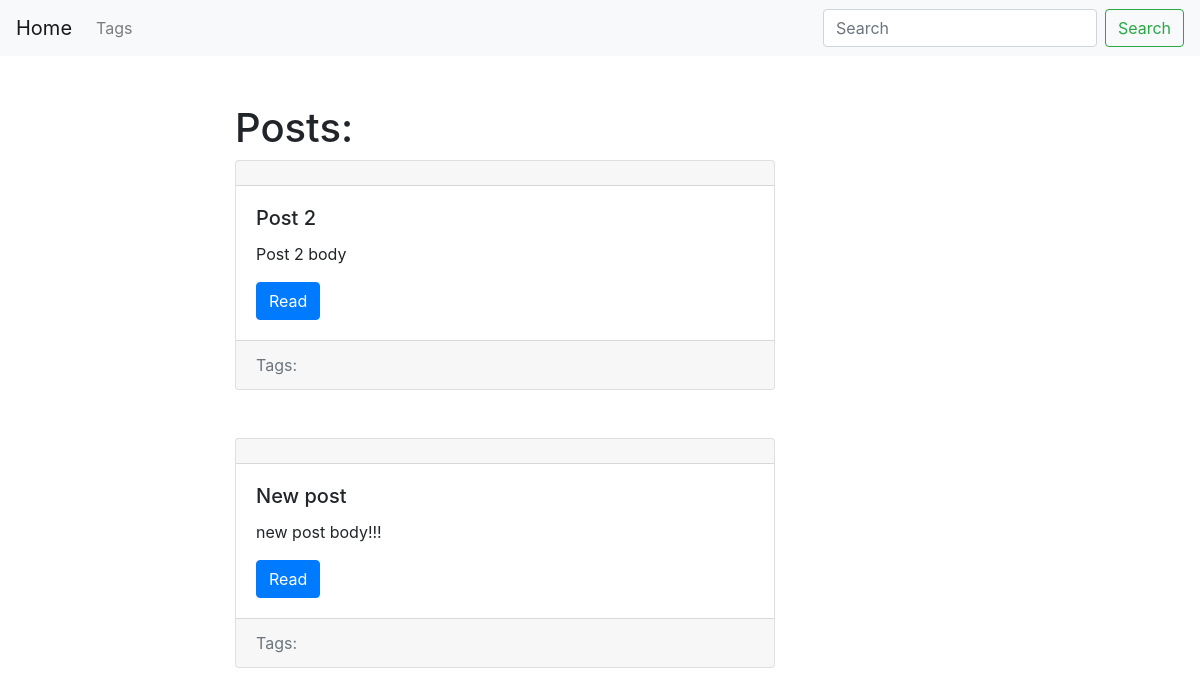
The page /blog/ on the database as committed earlier.
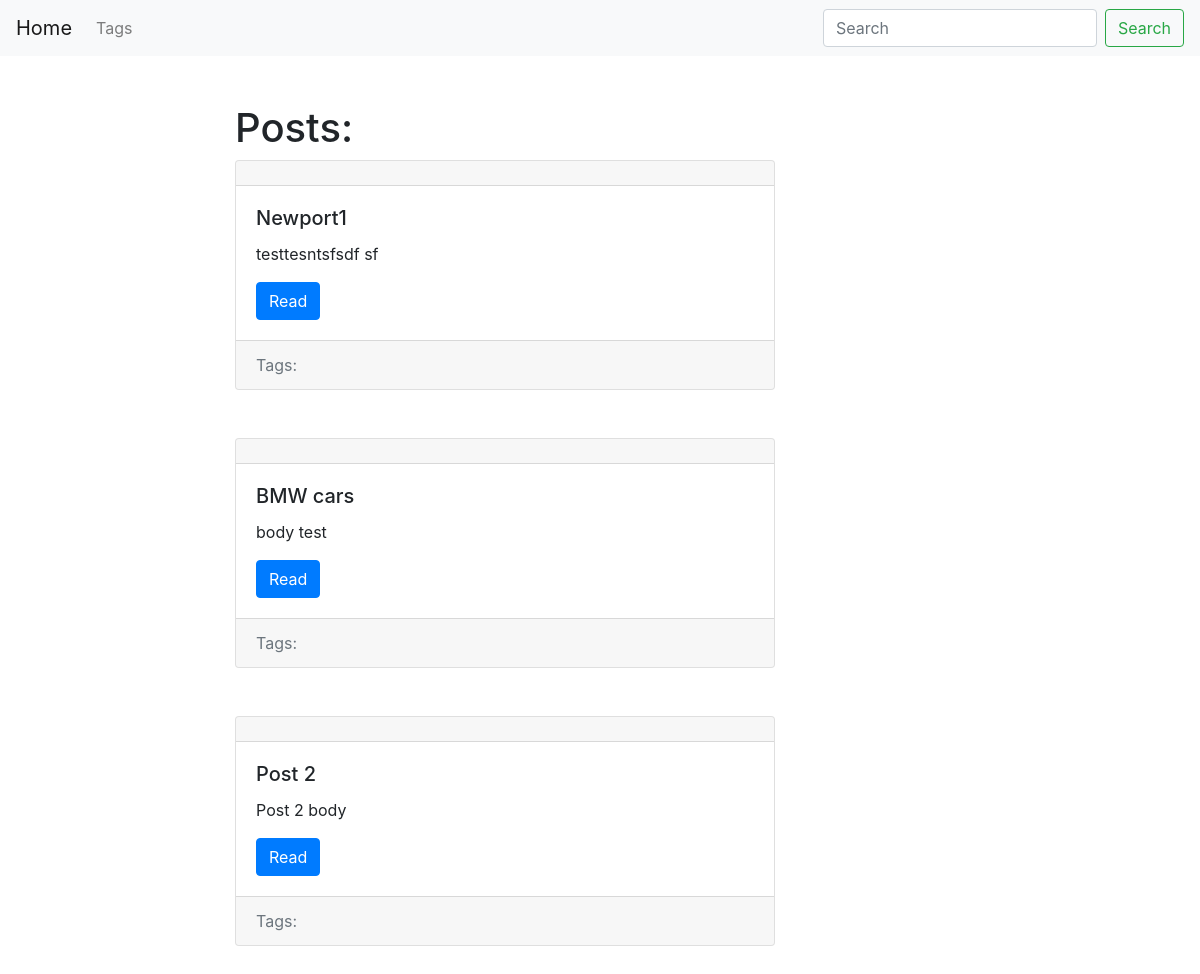
The same page on the database as committed later.
### blog/models.py (models this page shows, shortened)
class Post(models.Model):
    title = models.CharField(max_length=150, db_index=True)
    slug = models.SlugField(max_length=150, unique=True, blank=True)
    body = models.TextField(blank=True, db_index=True)
    datepub = models.DateTimeField(auto_now_add=True)
    tags = models.ManyToManyField('Tag', blank=True, related_name='posts')
    def get_absolute_url(self):
        return reverse('current_post_url', kwargs={'slug' : self.slug})
    class Meta:
        ordering = ['-datepub']

### blog/views.py (the view)
# urls.py: path('', posts_list, name='posts_list_url'),
def posts_list(request):
    search_query = request.GET.get('search', )
    if search_query:
        posts = Post.objects.filter(Q(title__icontains=search_query) | Q(body__icontains=search_query))
    else:
        posts = Post.objects.all()
    paginator = Paginator(posts, 3)
    page_number = request.GET.get('page', 1)
    page = paginator.get_page(page_number)
    is_paginated = page.has_other_pages()
    if page.has_previous():
        prev_url = '?page={}'.format(page.previous_page_number())
    else:
        prev_url = ''
    if page.has_next():
        next_url = '?page={}'.format(page.next_page_number())
    else:
        next_url = ''
    context = {
        'page' : page,
        'is_paginated' : is_paginated,
        'next_url' : next_url,
        'prev_url' : prev_url
    }
    return render(request, 'blog/index.html', context=context)

### blog/templates/blog/index.html (shortened to what this page needs)
{% extends 'blog/base_blog.html'%}
{% block content %}
<h1>Posts: </h1>
    {% for post in page.object_list %}
        {% include 'blog/includes/post_card_template.html' %}
    {% endfor %}
{% endblock %}

### blog/templates/blog/base_blog.html (shortened to what this page needs)
{% extends 'base.html'%}

### templates/base.html (shortened to what this page needs)
{% load static %}
<!DOCTYPE html>
<html lang="en">
<head>
    <link rel="stylesheet" href="https://cdn.jsdelivr.net/npm/bootstrap@4.1.3/dist/css/bootstrap.min.css">
    <link rel="stylesheet" href="{% static 'css/style.css' %}">
</head>
<body>
<nav class="navbar navbar-expand-lg navbar-light bg-light">
    <a class="navbar-brand" href="/blog">Home</a>
    <div class="collapse navbar-collapse" id="navbarNav">
        <ul class="navbar-nav">
            <li class="nav-item">
                <a class="nav-link" href="{% url 'tag_list_url' %}">Tags</a>
            </li>
        </ul>
    </div>
        <form class="form-inline my-2 my-lg-0" action="{% url 'posts_list_url' %}">
      <input class="form-control mr-sm-2" type="search" placeholder="Search" aria-label="Search" name="search">
      <button class="btn btn-outline-success my-2 my-sm-0" type="submit">Search</button>
    </form>
</nav>
<div class="container mt-5">
    <div class="row">
        <div class="col-6 offset-md-2">
            {% block content %}{% endblock %}
        </div>
    </div>
</div>
</body>
</html>

### blog/templates/blog/includes/post_card_template.html (shortened to what this page needs)
<div class="card mb-5">
    <div class="card-header">
    </div>
    <div class="card-body">
        <h5 class="card-title">{{ post.title }}</h5>
        <p class="card-text">{{ post.body|truncatewords:15 }}</p>
        <a href="{{ post.get_absolute_url }}" class="btn btn-primary">Read</a>
    </div>
    <div class="card-footer text-muted">
        Tags:
    </div>
</div>

Rows that differ between the two databases and show on the page:
removed Post: title "New post", body "new post body!!!"
added Post: title "Newport1", body "testtesntsfsdf sf"
added Post: title "BMW cars", body "body test"
